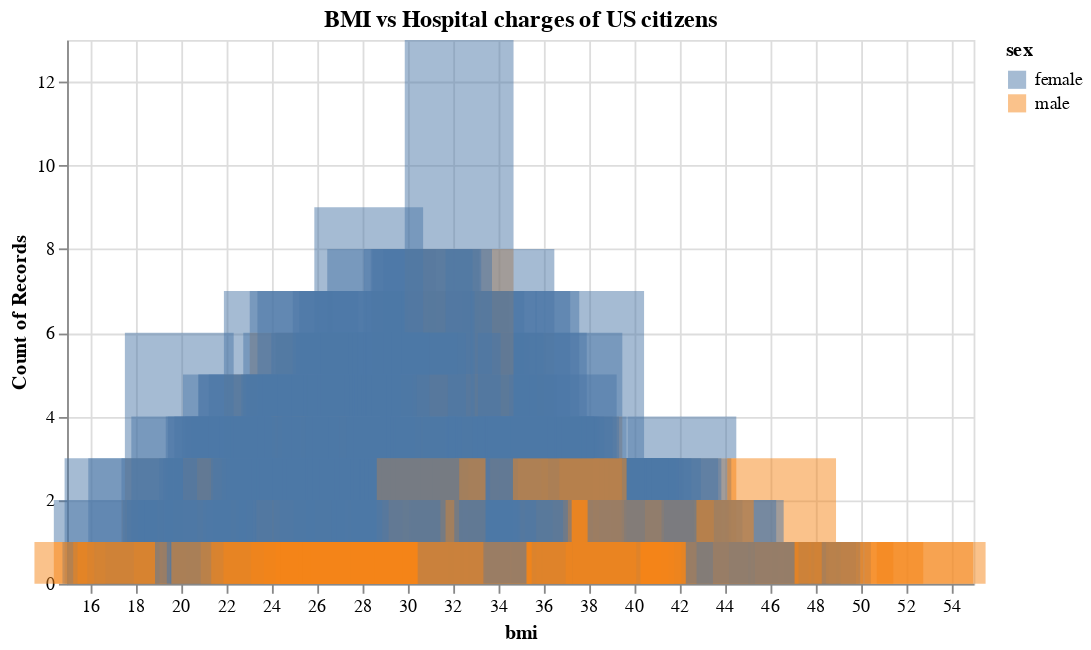

Notebook source saved alongside this figure:
### Code cell
chart0 = altair.Chart(test,width=500, height=300).mark_bar(opacity=0.5,size=60).encode(
	## We specify the x and y variables in the encoding section.
	x = 'bmi',
	## We can also pass function to the y axis , that get carried out on the x axis variable.
	y = 'count()',
	color = 'sex'
)
chart0 = chart0.properties(
	title = "BMI vs Hospital charges of US citizens"
)
chart0

### Figure 1 — Vega-Lite specification as saved in the notebook (floating-point values rounded to 4 significant figures; data arrays with more than 128 entries replaced by an {"elided": "..."} marker saying what was removed)
{"config": {"view": {"continuousWidth": 400, "continuousHeight": 300}}, "data": {"name": "data-7f0061809b36d5d55f467361003fbfb9"}, "mark": {"type": "bar", "opacity": 0.5, "size": 60}, "encoding": {"color": {"type": "nominal", "field": "sex"}, "x": {"type": "quantitative", "field": "bmi"}, "y": {"type": "quantitative", "aggregate": "count"}}, "height": 300, "title": "BMI vs Hospital charges of US citizens", "width": 500, "$schema": "https://vega.github.io/schema/vega-lite/v4.8.1.json", "datasets": {"data-7f0061809b36d5d55f467361003fbfb9": {"elided": "1338 records"}}}
